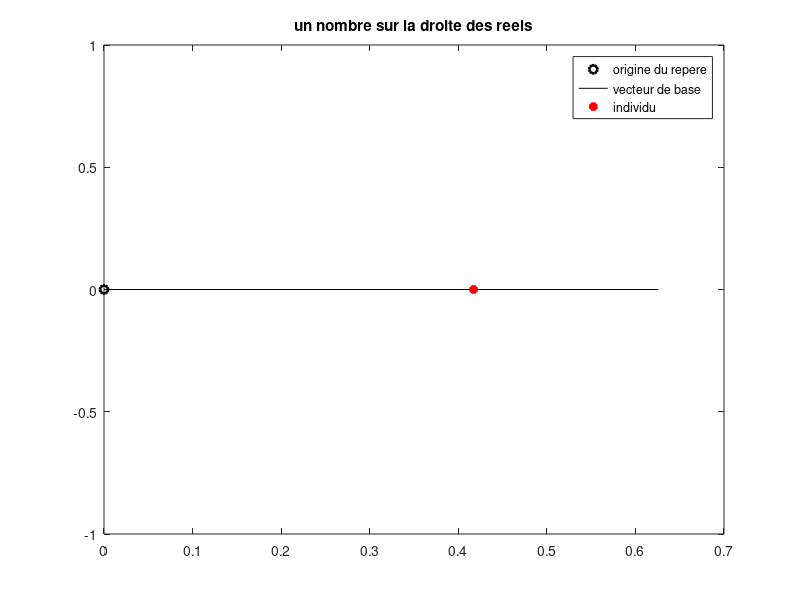
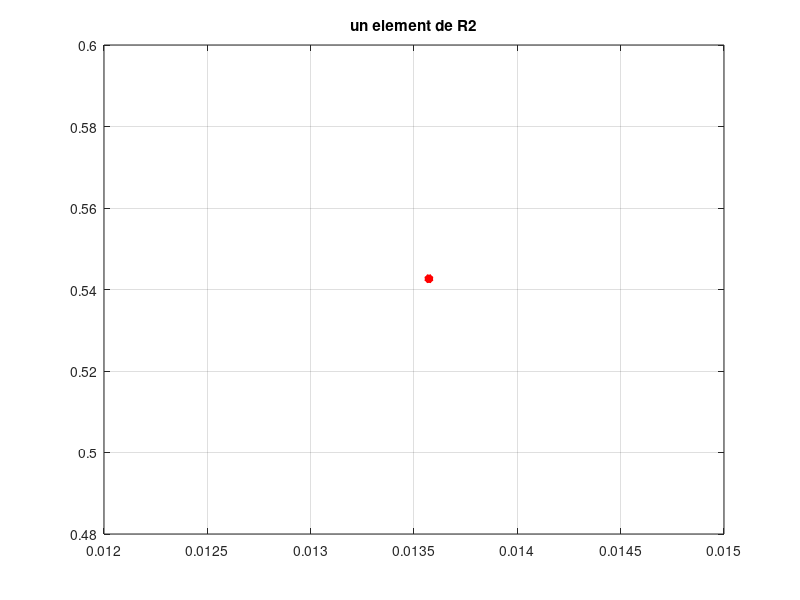
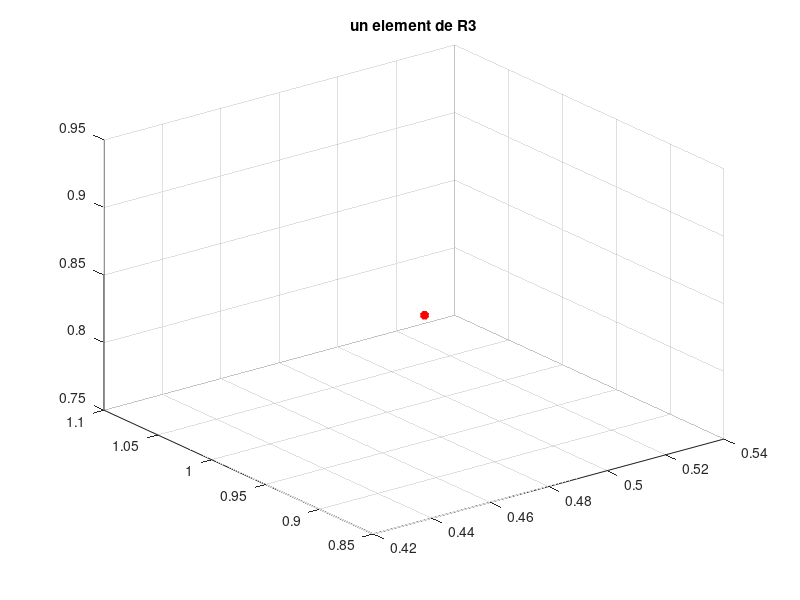
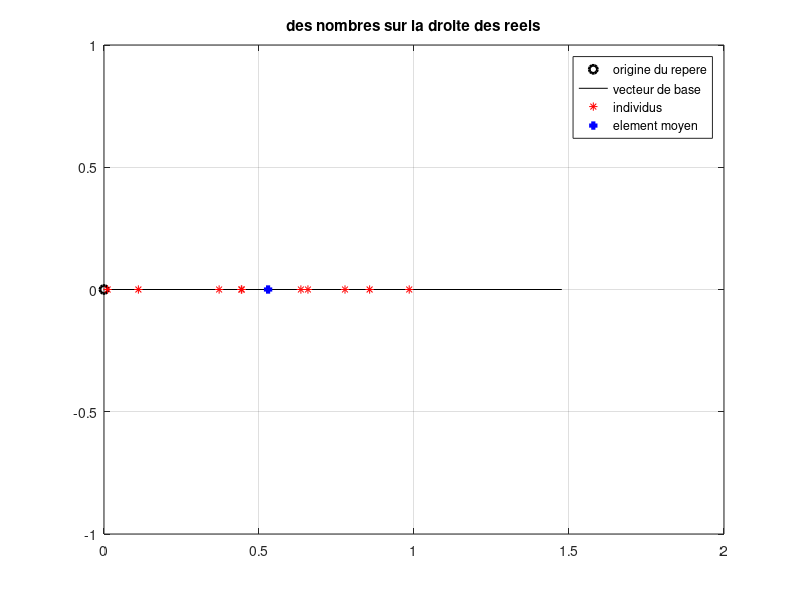

Here is the MATLAB script that generated these plots, in order:
clear variables; close all; clc;

% Visualiser un individu de taille 1 :
x = rand(1); % generation d'un element aleatoire par une distribution uniforme
figure(1),clf, 
plot(0,0,'ko','linewidth',2)
hold on, plot([0 1.5*x],[0 0],'k-') % On trace un segment de la droite des 
% abscisses (ordonnees de debut et de fin : 0 et 0) suffisamment grand pour
% pouvoir placer x 
hold on, plot(x,0,'r*','linewidth',3) % on place x sur la droite des abscisses
legend('origine du repere','vecteur de base','individu');
title('un nombre sur la droite des reels');

% Visualiser un individu de taille 2 :
x = rand(1,2); % generation d'une matrice a une ligne et deux colonnes 
% -- x est donc un vecteur ligne -- par une distribution uniforme
figure(2),clf, plot(x(1),x(2),'r*','linewidth',3);grid on
title('un element de R2')

% Visualiser un individu de taille 3 :
x = rand(1,3);% generation d'une matrice a une ligne et trois colonnes 
% -- x est donc un vecteur ligne -- par une distribution uniforme
figure(3),clf, plot3(x(1),x(2),x(3),'r*','linewidth',3);grid on
title('un element de R3')

% Nous allons maintenant travailler avec un nuage d'individus. Ce nuage
% contient nb_indiv points
nb_indiv = 10;

%%%%%%%%%%%%%%%%%%%%%%%%%%%%%%%%%%%%%%%%%%%%%%%%%%%%%%%%%%%%%%%%%%%%%%%%%%%
% ATTENTION : LE CODE CI-DESSOUS (ET DE MANIERE GENERALE, LES AUTRES CODES)
% EST FOURNI POUR VOUS AIDER A COMPRENDRE LA GENERATION DE VECTEURS ET 
% LA MANIPULATION DES FIGURES SOUS MATLAB (AJOUT D'UNE LEGENDE, CREATION 
% D'AXES, AFFICHAGE DE PLUSIEURS POINTS EN MEME TEMPS...). 
% ILS DOIVENT ETRE MODIFIES OU COMPLETES POUR EFFECTUER CE QUI EST DEMANDE 
% EN CONSIGNE.
% AFIN QUE LE SCRIPT FONCTIONNE SANS PLANTAGE, NOUS AVONS ECRIT DES
% INSTRUCTIONS QUE VOUS DEVEZ CHANGER (PAR EXEMPLE, LA CREATION ET 
% L'AFFICHAGE DES INDIVIDUS DANS LA SUITE DE CE CODE)
%
% VOUS POUVEZ EFFACER LA LIGNE QUI AFFICHE A COMPLETER UNE FOIS LE TRAVAIL
% REALISE
%
%%%%%%%%%%%%%%%%%%%%%%%%%%%%%%%%%%%%%%%%%%%%%%%%%%%%%%%%%%%%%%%%%%%%%%%%%%%

%%%%%%%%%%%%%%%%%%%%%%%%%%%%%%%%%%%%%%%%%%%%%%%%%%%%%%%%%%%%%%%%%%%%%%%%%%%
% GENERER ALEATOIREMENT UN TABLEAU DE DONNEES CONTENANT DIX NOMBRES GENERES
% SUIVANT UNE DISTRIBUTION  UNIFORME. 
% AFFICHER CES NOMBRES ET L'ELEMENT MOYEN SUR LA DROITE DES REELS
%%%%%%%%%%%%%%%%%%%%%%%%%%%%%%%%%%%%%%%%%%%%%%%%%%%%%%%%%%%%%%%%%%%%%%%%%%%

x = rand(1,nb_indiv); 
x_mean = mean(x);

figure(11),clf
plot(0,0,'ko','linewidth',2); hold;
plot([0 1.5*max(x)],[0 0],'k-') % tracer le segment de droite permettant de 
% placer le nuage de points
plot(x,zeros(1,nb_indiv),'r*',x_mean,0,'b+','linewidth',3);grid on
legend('origine du repere','vecteur de base','individus','element moyen');
title('des nombres sur la droite des reels');

%%%%%%%%%%%%%%%%%%%%%%%%%%%%%%%%%%%%%%%%%%%%%%%%%%%%%%%%%%%%%%%%%%%%%%%%%%%
% GENERER ALEATOIREMENT UN TABLEAU DE DONNEES CONTENANT DIX INDIVIDUS DE 
% TAILLE 2, SUIVANT UNE DISTRIBUTION GAUSSIENNE DE MOYENNE 0 ET D ECART 
% TYPE 1
%%%%%%%%%%%%%%%%%%%%%%%%%%%%%%%%%%%%%%%%%%%%%%%%%%%%%%%%%%%%%%%%%%%%%%%%%%%

x = randn(2,nb_indiv); 
x_mean = mean(x,2);

%%%%%%%%%%%%%%%%%%%%%%%%%%%%%%%%%%%%%%%%%%%%%%%%%%%%%%%%%%%%%%%%%%%%%%%%%%%
% AFFICHER CES VECTEURS ET L'ELEMENT MOYEN DANS LE PLAN
%%%%%%%%%%%%%%%%%%%%%%%%%%%%%%%%%%%%%%%%%%%%%%%%%%%%%%%%%%%%%%%%%%%%%%%%%%%
figure(12), clf
plot(x(1,:),x(2,:),'r*',x_mean(1),x_mean(2),'b+','linewidth',3);grid on
legend('individus','element moyen');
title('des points sur le plan reel');

%%%%%%%%%%%%%%%%%%%%%%%%%%%%%%%%%%%%%%%%%%%%%%%%%%%%%%%%%%%%%%%%%%%%%%%%%%%
% GENERER ALEATOIREMENT UN TABLEAU DE DONNEES CONTENANT DIX INDIVIDUS DE 
% TAILLE 3, SUIVANT UNE DISTRIBUTION GAUSSIENNE DE MOYENNE 2 ET D ECART 
% TYPE 3
%%%%%%%%%%%%%%%%%%%%%%%%%%%%%%%%%%%%%%%%%%%%%%%%%%%%%%%%%%%%%%%%%%%%%%%%%%%

x = 2 + sqrt(3)*randn(3,nb_indiv);
x_mean = mean(x,2);

%%%%%%%%%%%%%%%%%%%%%%%%%%%%%%%%%%%%%%%%%%%%%%%%%%%%%%%%%%%%%%%%%%%%%%%%%%%
% AFFICHER CES VECTEURS ET L'ELEMENT MOYEN DANS L ESPACE
%%%%%%%%%%%%%%%%%%%%%%%%%%%%%%%%%%%%%%%%%%%%%%%%%%%%%%%%%%%%%%%%%%%%%%%%%%%
figure(13), clf
plot3(x(1,:),x(2,:),x(3,:),'r*',x_mean(1),x_mean(2),x_mean(3),'b+','linewidth',3);grid on
legend('individus','element moyen');
title("des points dans l'espace reel");

